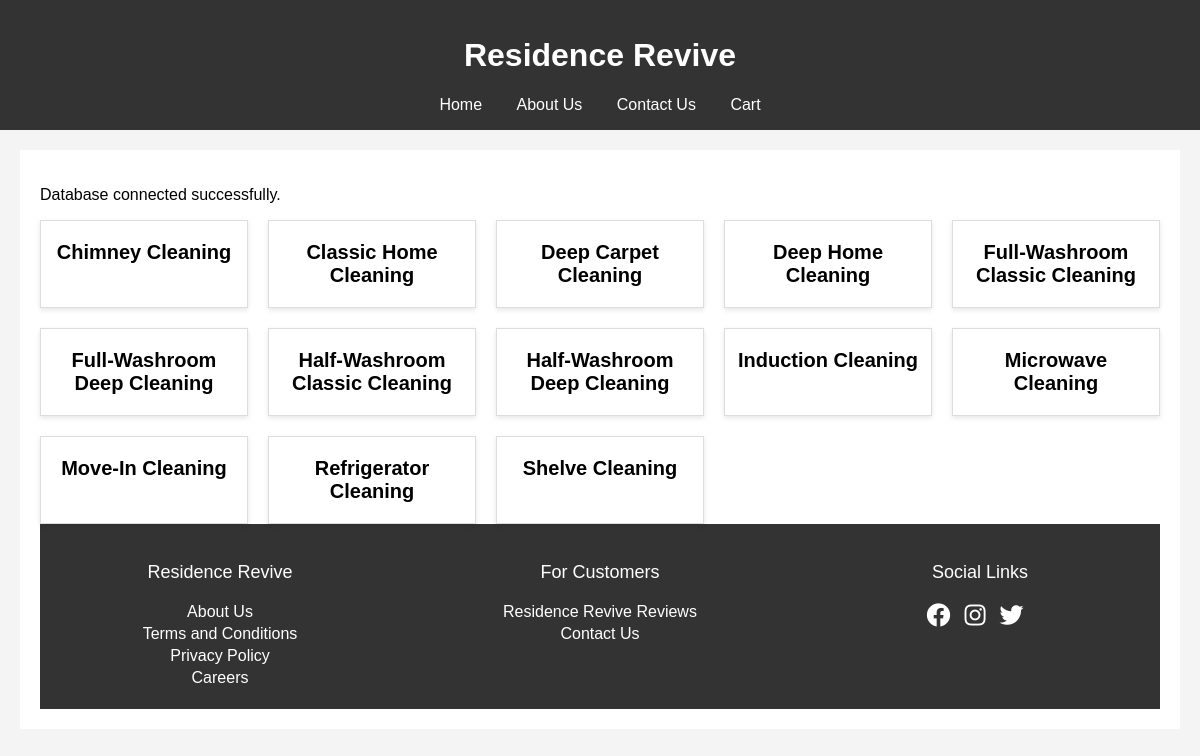
The page / on the database its author committed.
### tables this page shows
CREATE TABLE IF NOT EXISTS services (
    service_id INT PRIMARY KEY,
    service_name VARCHAR(100) NOT NULL UNIQUE,
    description VARCHAR(1000) NOT NULL,
    price DECIMAL(10, 2) NOT NULL 
);

### includes/functions.php (called while the page is built)
<?php
function getAllServices($conn) {
    $sql = "SELECT service_id, service_name FROM services";
    $result = $conn->query($sql);
    $services = [];
    if ($result->num_rows > 0) {
        while ($row = $result->fetch_assoc()) {
            $services[] = $row;
        }
    }
    return $services;
}
?>

### index.php (the view, shortened to what this page needs)
<?php
include 'config/db.php';
include 'includes/functions.php';
include 'includes/header.php';
if (isset($_SESSION['db_message'])) {
    echo "<p>" . $_SESSION['db_message'] . "</p>";
}
$services = getAllServices($conn);
?>
<div class="services-grid">
    <?php foreach ($services as $service): ?>
        <div class="service-card">
            <h2><?php echo $service['service_name']; ?></h2>
        </div>
    <?php endforeach; ?>
</div>
<?php
include 'includes/footer.php';
?>

### includes/header.php (shortened to what this page needs)
<!DOCTYPE html>
<html lang="en">
<head>
    <link rel="stylesheet" href="css/styles.css">
</head>
<body>
    <header>
        <h1>Residence Revive</h1>
        <nav>
            <a href="index.php">Home</a>
            <a href="services.php">About Us</a>
            <a href="about.php">Contact Us</a>
            <a href="contact.php">Cart</a>
        </nav>
    </header>
    <main>

### includes/footer.php (shortened to what this page needs)
<!DOCTYPE html>
<html lang="en">
<head>
    <link rel="stylesheet" href="https://cdnjs.cloudflare.com/ajax/libs/font-awesome/5.15.4/css/all.min.css">
    <link rel="stylesheet" href="css/styles.css">
</head>
<body>
    <footer>
        <div>
            <p>Residence Revive</p>
            <a href="#">About Us</a>
            <a href="#">Terms and Conditions</a>
            <a href="#">Privacy Policy</a>
            <a href="#">Careers</a>
        </div>
        <div>
            <p>For Customers</p>
            <a href="#">Residence Revive Reviews</a>
            <a href="#">Contact Us</a>
        </div>
        <div>
            <p>Social Links</p>
            <div class="social-links">
                <a href="#" class="icon-facebook"><i class="fab fa-facebook"></i></a>
                <a href="#" class="icon-instagram"><i class="fab fa-instagram"></i></a>
                <a href="#" class="icon-twitter"><i class="fab fa-twitter"></i></a>
            </div>
        </div>
    </footer>
</body>
</html>

### css/styles.css (style rules this page uses)
body { font-family: Arial, sans-serif; margin: 0; padding: 0; background-color: #f4f4f4; }
header, footer { background-color: #333; color: white; text-align: center; padding: 1em 0; }
nav a { color: white; margin: 0 15px; text-decoration: none; }
main { padding: 20px; background-color: white; margin: 20px; }
.services-grid { display: grid; grid-template-columns: repeat(auto-fill, minmax(200px, 1fr)); gap: 20px; }
.service-card { background-color: #fff; border: 1px solid #ddd; padding: 10px; text-align: center; box-shadow: 0 2px 5px rgba(0, 0, 0, 0.1); }
.service-card h2 { font-size: 1.25em; margin: 0; padding: 10px 0; }
footer { background-color: #333; color: #fff; padding: 20px 0; text-align: center; display: grid; grid-template-columns: repeat(3, 1fr); gap: 20px; }
footer div { padding: 0 10px; display: flex; flex-direction: column; justify-content: flex-start; align-items: center; }
footer div a { text-decoration: none; padding: 2px; color: inherit; transition: color 0.3s; }
footer div p { font-size: 18px; }
footer .social-links { display: flex; flex-direction: row; flex-wrap: wrap; align-items: center; }
footer .social-links a { margin-right: 10px; color: inherit; }
footer .social-links a i { font-size: 1.5rem; }

### rows shown on the page
services: service_name "Chimney Cleaning"
services: service_name "Classic Home Cleaning"
services: service_name "Deep Carpet Cleaning"
services: service_name "Deep Home Cleaning"
services: service_name "Full-Washroom Classic Cleaning"
services: service_name "Full-Washroom Deep Cleaning"
services: service_name "Half-Washroom Classic Cleaning"
services: service_name "Half-Washroom Deep Cleaning"
services: service_name "Induction Cleaning"
services: service_name "Microwave Cleaning"
services: service_name "Move-In Cleaning"
services: service_name "Refrigerator Cleaning"
services: service_name "Shelve Cleaning"

### other values the page prints
$_SESSION['db_message'] "Database connected successfully."
